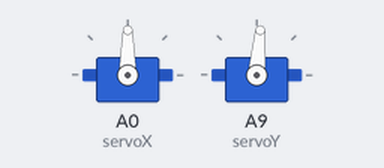
Recording of a sketch running on a simulated Teensy 3. On the bench: 2 × servo.

Above: at 0.05 s.
Timing chart, 0 to 5.2 s (numbered marks = the images above):
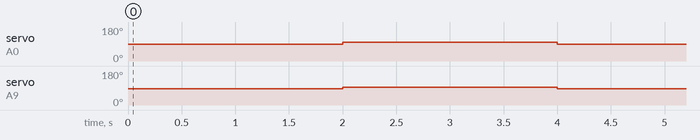

Measured:
- by itself, servo on A0 (servoX): alternates 100° for 2.0 s and 90° for 2.0 s
- by itself, servo on A9 (servoY): alternates 95° for 2.0 s and 85° for 2.0 s

The sketch:

servoTest.ino
```cpp
#include <Servo.h>

Servo servoX;// create servo object to control a servo on the X axis
Servo servoY;// y axis servo
                // a maximum of eight servo objects can be created

int Xcentre = 90;
int Ycentre = 85;

int Xmax = 120;
int Ymax = 135;
int Xmin = 70;
int Ymin = 65;

float servoOffsetRatio = 1.3;

void setup()
{
  servoX.attach(14);  // attaches servoX on pin 23
  servoY.attach(23);  // attaches servoY on pin 14
}

int i = 60;

void loop()
{
servoX.write(Xcentre);
servoY.write(Ycentre);

delay(2000);

servoX.write(Xcentre + 10);
servoY.write(Ycentre + 10);

delay(2000);

}
```
